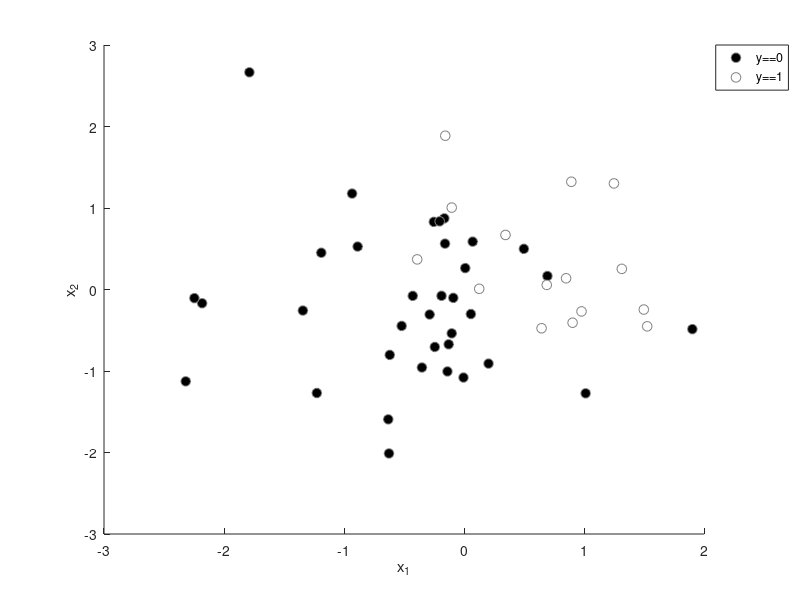

Recreate this plot in MATLAB. (Note: this script raises an error after producing the figure.)
clc
clear all
close all hidden

% generate some data (50 data points defined in two dimensions;
% class assignment is 0 or 1 for each data point)
x1 = randn(50,1);
x2 = randn(50,1);
y = (2*x1 + x2 + randn(size(x1))) > 1;
% visualize the data
figure; hold on;
h1 = scatter(x1(y==0),x2(y==0),50,'k','filled');  % black dots for 0
h2 = scatter(x1(y==1),x2(y==1),50,'w','filled');  % white dots for 1
set([h1 h2],'MarkerEdgeColor',[.5 .5 .5]);        % outline dots in gray
legend([h1 h2],{'y==0' 'y==1'},'Location','NorthEastOutside');
xlabel('x_1');
ylabel('x_2');

% define optimization options
options = optimset('Display','iter','FunValCheck','on', ...
                   'MaxFunEvals',Inf,'MaxIter',Inf, ...
                   'TolFun',1e-6,'TolX',1e-6);
               
% define logistic function (this takes a matrix of values and
% applies the logistic function to each value)
logisticfun = @(x) 1./(1+exp(-x));

% construct regressor matrix
X = [x1 x2];
X(:,end+1) = 1;  % we need to add a constant 

% define initial seed
params0 = zeros(1,size(X,2));
% define bounds
paramslb = [];  % [] means no bounds
paramsub = [];

% define cost function (negative-log-likelihood)
  % here, the eps is a hack to ensure that the log returns a finite number.
  
costfun = @(pp) -sum((y .* log(logisticfun(X*pp')+eps)) + ...
                     ((1-y) .* log(1-logisticfun(X*pp')+eps)));
                 
% fit the logistic regression model by finding
% parameter values that minimize the cost function
[params,resnorm,residual,exitflag,output] = ...
  lsqnonlin(costfun,params0,paramslb,paramsub,options);

% compute the output (class assignment) of the model for each data point
% this is called thresholding
modelfit = logisticfun(X*params') >= 0.5;

% calculate percent correct (percentage of data points
% that are correctly classified by the model)
pctcorrect = sum(modelfit==y) / length(y) * 100;

% visualize the model
  % prepare a grid of points to evaluate the model at
ax = axis;
xvals = linspace(ax(1),ax(2),100);
yvals = linspace(ax(3),ax(4),100);
[xx,yy] = meshgrid(xvals,yvals);

  % construct regressor matrix
X = [xx(:) yy(:)];
X(:,end+1) = 1;

  % evaluate model at the points (but do not perform the final thresholding)
outputimage = reshape(logisticfun(X*params'),[length(yvals) length(xvals)]);

  % visualize the image (the default coordinate system for images
  % is 1:N where N is the number of pixels along each dimension.
  % we have to move the image to the proper position; we
  % accomplish this by setting XData and YData.)
% h3 = imagesc(outputimage,[0 1]);  % the range of the logistic function is 0 to 1
% set(h3,'XData',xvals,'YData',yvals);
% colormap(hot);
% colorbar;

  % visualize the decision boundary associated with the model
  % by computing the 0.5-contour of the image
[c4,h4] = contour(xvals,yvals,outputimage,[.5 .5]);
set(h4,'LineWidth',3,'LineColor',[0 0 1]);  % make the line thick and blue

  % send the image to the bottom so that we can see the data points
%uistack(h3,'bottom');
  % send the contour to the top
uistack(h4,'top');
  % restore the original axis range
axis(ax);
  % report the accuracy of the model in the title
title(sprintf('Classification accuracy is %.1f%%',pctcorrect));